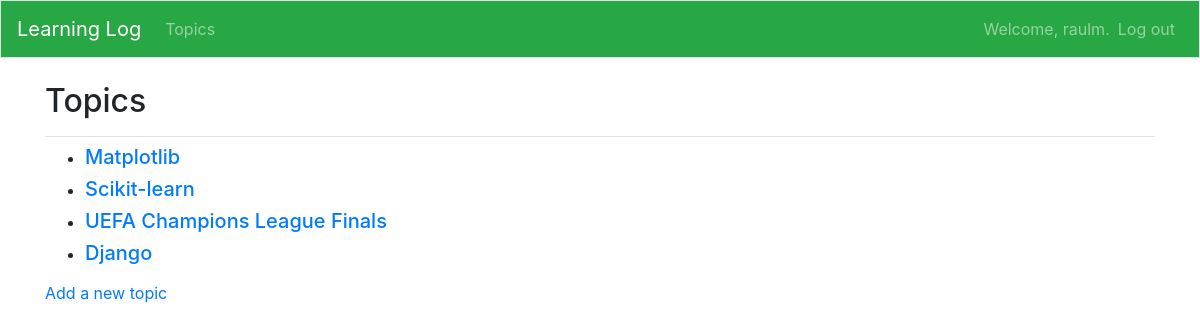
The page /topics (signed in) on the database its author committed.
### learning_logs/models.py (models this page shows)
class Topic(models.Model):
    text = models.CharField(max_length=100)
    date_added = models.DateTimeField(auto_now_add=True)
    owner = models.ForeignKey(User, on_delete=models.CASCADE)
    def __str__(self):
        return self.text

### learning_logs/views.py (the view)
# urls.py: path('topics', views.topics, name='topics'),
@login_required
def topics(request):
    topics = Topic.objects.filter(owner=request.user).order_by('date_added')
    context = {'topics': topics}
    return render(request, 'learning_logs/topics.html', context)

### learning_logs/templates/learning_logs/topics.html
{% extends "learning_logs/base.html" %}
{% block page_header %}
<h2>Topics</h2>
{% endblock page_header %}
{% block content %}
<ul>
    {% for topic in topics %}
    <li><h5>
        <a href="{% url 'learning_logs:topic' topic.id %}">{{ topic }}</a>
    </h5></li>
    {% empty %}
    <li><h5>No topics have been added yet.</h5></li>
    {% endfor %}
</ul>
<p><a href="{% url 'learning_logs:new_topic' %}">Add a new topic</a></p>
{% endblock content %}

### learning_logs/templates/learning_logs/base.html (shortened to what this page needs)
{% load bootstrap4 %}
{% load static %}
<!doctype html>
<html lang="en">
    <head>
        {% bootstrap_css %}
    </head>
    <body>
        <nav class="navbar navbar-expand-md navbar-dark bg-success mb-4 border">
            <a class="navbar-brand" href="{% url 'learning_logs:index' %}">
                Learning Log</a>
            <div class="collapse navbar-collapse" id="navbarCollapse">
                <ul class="navbar-nav mr-auto">
                    <li class="nav-item">
                        <a class="nav-link" href="{% url 'learning_logs:topics' %}">
                            Topics</a>
                    </li>
                </ul>
                <ul class="navbar-nav ml-auto">
                    {% if user.is_authenticated %}
                    <li class="nav-item">
                        <span class="navbar-text">Welcome, {{ user.username }}.</span>
                    </li>
                    <li class="nav-item">
                        <a class="nav-link" href="{% url 'users:logout' %}">Log out</a>
                    </li>
                    {% endif %}
                </ul>
            </div>
        </nav>
        <main role="main" class="container">
            <div class="pb-2 mb-2 border-bottom">
                {% block page_header %}{% endblock page_header %}
            </div>
            <div>
                {% block content %}{% endblock content %}
            </div>
        </main>
    </body>
</html>

### rows shown on the page
Topic: text "Matplotlib"
Topic: text "Scikit-learn"
Topic: text "UEFA Champions League Finals"
Topic: text "Django"

### other values the page prints
{{ user.username }} "raulm"
